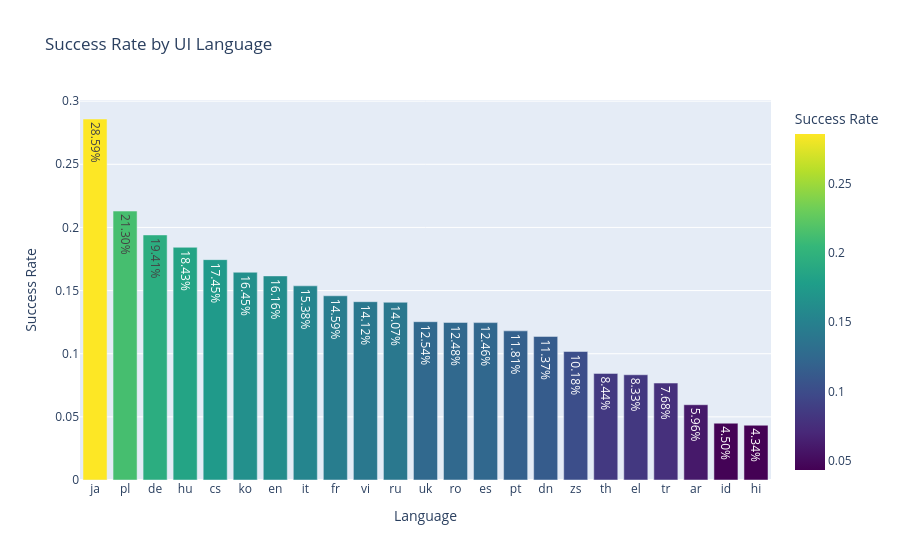
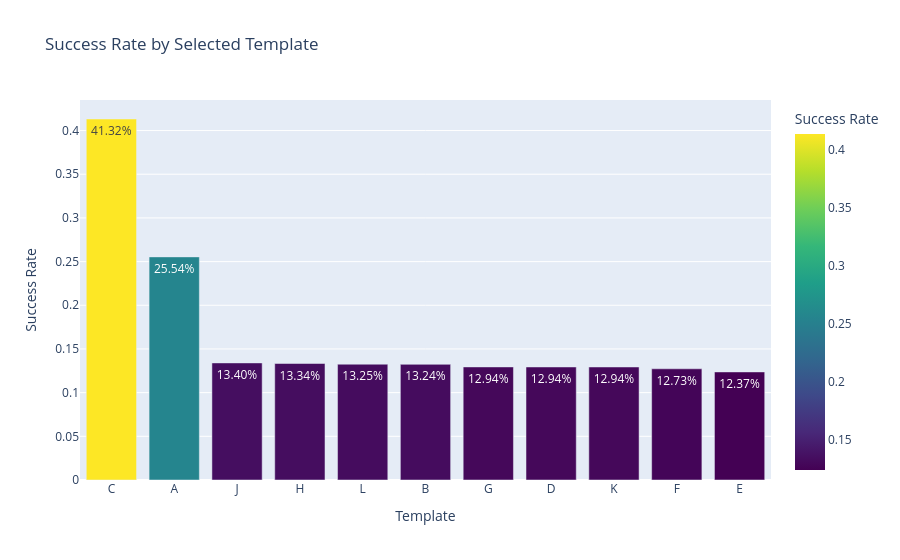

The notebook cell saved with these charts, in order:
### Markdown cell above
**3.explore the features**

### Code cell
#calculate the success rate of all train observations
success_rate = con.execute("""
    SELECT
        AVG(session_end_completed) AS success_rate
    FROM sample_data
""").fetchone()[0]

print(f"success rate: {success_rate:.2%}")

#calculate the success rate by 'ui_language'
ui_language_success_rates = con.execute("""
    SELECT
        ui_language,
        AVG(session_end_completed) AS success_rate
    FROM sample_data
    GROUP BY ui_language
    ORDER BY success_rate DESC
""").df()

fig_language = px.bar(
    ui_language_success_rates, 
    x='ui_language', 
    y='success_rate',
    hover_data={'success_rate': ':.2%'},
    text_auto='.2%', 
    title='Success Rate by UI Language',
    labels={'success_rate': 'Success Rate', 'ui_language': 'Language'},
    color='success_rate',
    color_continuous_scale='Viridis'
)
fig_language.show()

#calculate the success rate by 'selected template'
selected_template_success_rates = con.execute("""
    SELECT
        selected_template,
        AVG(session_end_completed) AS success_rate
    FROM sample_data
    GROUP BY selected_template
    ORDER BY success_rate DESC
""").df()

fig_template = px.bar(
    selected_template_success_rates, 
    x='selected_template', 
    y='success_rate',
    hover_data={'success_rate': ':.2%'},
    text_auto='.2%', 
    title='Success Rate by Selected Template',
    labels={'success_rate': 'Success Rate', 'selected_template': 'Template'},
    color='success_rate',
    color_continuous_scale='Viridis'
)
fig_template.show()

### Figure 1 — Plotly figure (JSON) as saved in the notebook; plotly's stock layout.template omitted (floating-point values rounded to 4 significant figures)
{"data": [{"hovertemplate": "Language=%{x}<br>Success Rate=%{marker.color:.2%}<extra></extra>", "legendgroup": "", "marker": {"color": [0.2859, 0.213, 0.1941, 0.1843, 0.1745, 0.1645, 0.1616, 0.1538, 0.1459, 0.1412, 0.1407, 0.1254, 0.1248, 0.1246, 0.1181, 0.1137, 0.1018, 0.08442, 0.08333, 0.07677, 0.05961, 0.04497, 0.04335], "coloraxis": "coloraxis", "pattern": {"shape": ""}}, "name": "", "orientation": "v", "showlegend": false, "textposition": "auto", "texttemplate": "%{y:.2%}", "type": "bar", "x": ["ja", "pl", "de", "hu", "cs", "ko", "en", "it", "fr", "vi", "ru", "uk", "ro", "es", "pt", "dn", "zs", "th", "el", "tr", "ar", "id", "hi"], "xaxis": "x", "y": [0.2859, 0.213, 0.1941, 0.1843, 0.1745, 0.1645, 0.1616, 0.1538, 0.1459, 0.1412, 0.1407, 0.1254, 0.1248, 0.1246, 0.1181, 0.1137, 0.1018, 0.08442, 0.08333, 0.07677, 0.05961, 0.04497, 0.04335], "yaxis": "y"}], "layout": {"barmode": "relative", "coloraxis": {"colorbar": {"title": {"text": "Success Rate"}}, "colorscale": [[0, "#440154"], [0.1111, "#482878"], [0.2222, "#3e4989"], [0.3333, "#31688e"], [0.4444, "#26828e"], [0.5556, "#1f9e89"], [0.6667, "#35b779"], [0.7778, "#6ece58"], [0.8889, "#b5de2b"], [1, "#fde725"]]}, "legend": {"tracegroupgap": 0}, "title": {"text": "Success Rate by UI Language"}, "xaxis": {"anchor": "y", "domain": [0, 1], "title": {"text": "Language"}}, "yaxis": {"anchor": "x", "domain": [0, 1], "title": {"text": "Success Rate"}}}}

### Figure 2 — Plotly figure (JSON) as saved in the notebook; plotly's stock layout.template omitted (floating-point values rounded to 4 significant figures)
{"data": [{"hovertemplate": "Template=%{x}<br>Success Rate=%{marker.color:.2%}<extra></extra>", "legendgroup": "", "marker": {"color": [0.4132, 0.2554, 0.134, 0.1334, 0.1325, 0.1324, 0.1294, 0.1294, 0.1294, 0.1273, 0.1237], "coloraxis": "coloraxis", "pattern": {"shape": ""}}, "name": "", "orientation": "v", "showlegend": false, "textposition": "auto", "texttemplate": "%{y:.2%}", "type": "bar", "x": ["C", "A", "J", "H", "L", "B", "G", "D", "K", "F", "E"], "xaxis": "x", "y": [0.4132, 0.2554, 0.134, 0.1334, 0.1325, 0.1324, 0.1294, 0.1294, 0.1294, 0.1273, 0.1237], "yaxis": "y"}], "layout": {"barmode": "relative", "coloraxis": {"colorbar": {"title": {"text": "Success Rate"}}, "colorscale": [[0, "#440154"], [0.1111, "#482878"], [0.2222, "#3e4989"], [0.3333, "#31688e"], [0.4444, "#26828e"], [0.5556, "#1f9e89"], [0.6667, "#35b779"], [0.7778, "#6ece58"], [0.8889, "#b5de2b"], [1, "#fde725"]]}, "legend": {"tracegroupgap": 0}, "title": {"text": "Success Rate by Selected Template"}, "xaxis": {"anchor": "y", "domain": [0, 1], "title": {"text": "Template"}}, "yaxis": {"anchor": "x", "domain": [0, 1], "title": {"text": "Success Rate"}}}}
